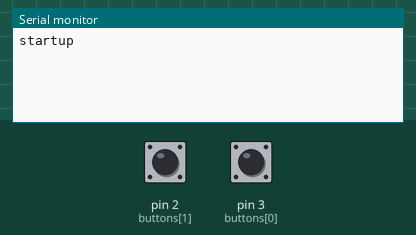
Bench run of a sketch on a simulated Arduino Uno, built with avr-gcc and run on an emulated ATmega328P. On the bench: the last lines printed to the serial monitor. Inputs (shaded band) come from the test bench; at power-on: pin 2 (buttons[1]) LOW, pin 3 (buttons[0]) LOW.

Above: at 1.2 s.
1.3 s: pin 2 (buttons[1]) pulled HIGH for 0.15 s
At 2.2 s:
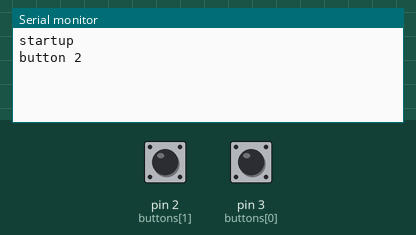
2.9 s: pin 3 (buttons[0]) pulled HIGH for 0.15 s
At 3.5 s:
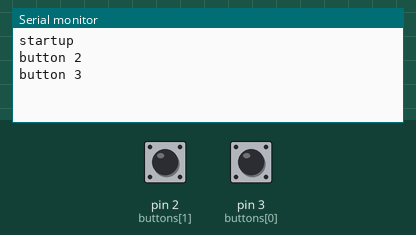

The sketch:

triggers.ino
```cpp
byte buttons[] = {3,2}; // pin numbers of the buttons that we'll use
#define NUMBUTTONS sizeof(buttons)
int buttonState[NUMBUTTONS];
int lastButtonState[NUMBUTTONS];
boolean buttonIsPressed[NUMBUTTONS];
boolean on = false;

long lastDebounceTime = 0; // the last time the output pin was toggled
long debounceDelay = 25; // the debounce time; increase if the output flickers

void setup() {
  Serial.begin(9600);
  // define pins:
  for (int i=0; i<(NUMBUTTONS-1); i++) {
    pinMode(buttons[i], INPUT);
    lastButtonState[i]=HIGH;
    buttonIsPressed[i]=false;
  }
  Serial.println("startup");
}

void loop()
{
  check_buttons();
  action();
}

void check_buttons() {
  for (int currentButton=0; currentButton<NUMBUTTONS; currentButton++) {
    int reading = digitalRead(buttons[currentButton]);
    if (reading != lastButtonState[currentButton]) { lastDebounceTime = millis(); }
    if ((millis() - lastDebounceTime) > debounceDelay) {
      if (reading != buttonState[currentButton]) {
        buttonState[currentButton] = reading;
        if (buttonState[currentButton]==LOW) {
          buttonIsPressed[currentButton]=true;
        }
      }
    }
    // save the reading.  Next time through the loop, it'll be the lastButtonState:
    lastButtonState[currentButton] = reading;
  }
}

void action() {
  for (int currentButton=0; currentButton<NUMBUTTONS; currentButton++) {
    if (buttonIsPressed[currentButton]) {
      Serial.print("button "); Serial.println(buttons[currentButton]);
      if (buttons[currentButton]==3) { // -------- Button 3 controls action A
        // do action A stuff here
      } else if (buttons[currentButton]== 2) { // -------- Button 5 controls action C
        // do action C stuff here
      }
      buttonIsPressed[currentButton]=false; //reset the button
    }
  }

}
```

Measured:
- after the input at 1.3 s, the serial monitor: prints a new line after 0.17 s (image 1)
- after the input at 2.9 s, the serial monitor: prints a new line after 0.18 s (image 2)
